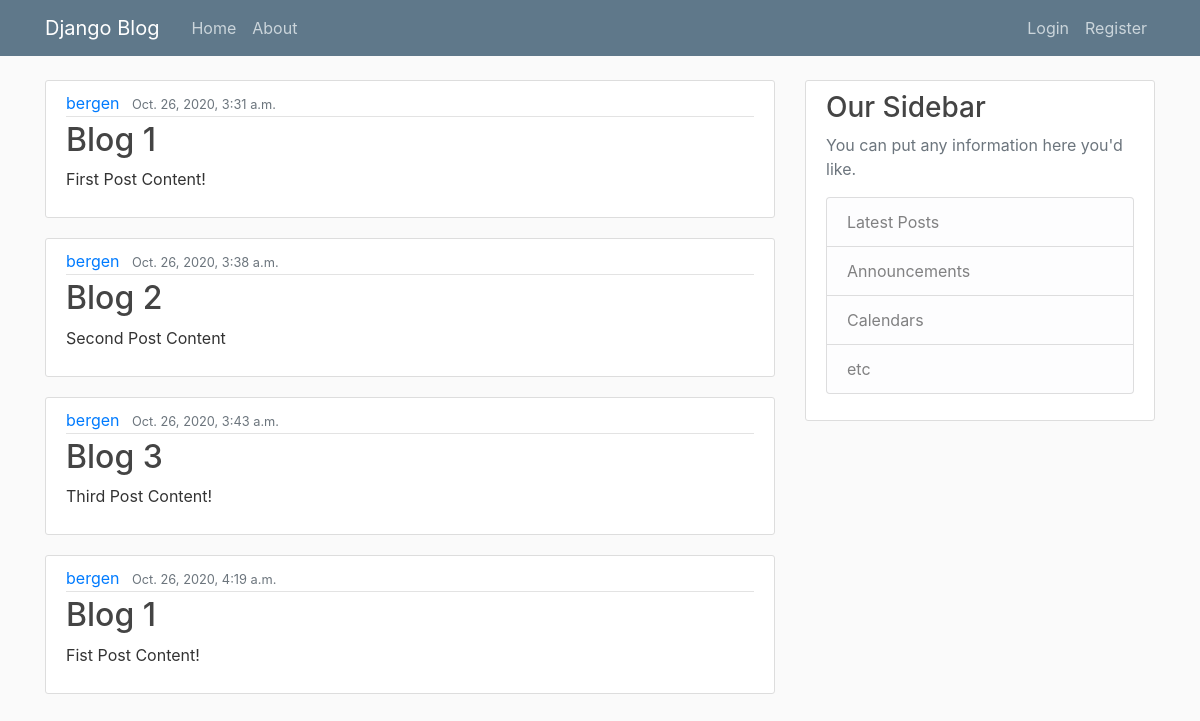
Before: / with the older database file.
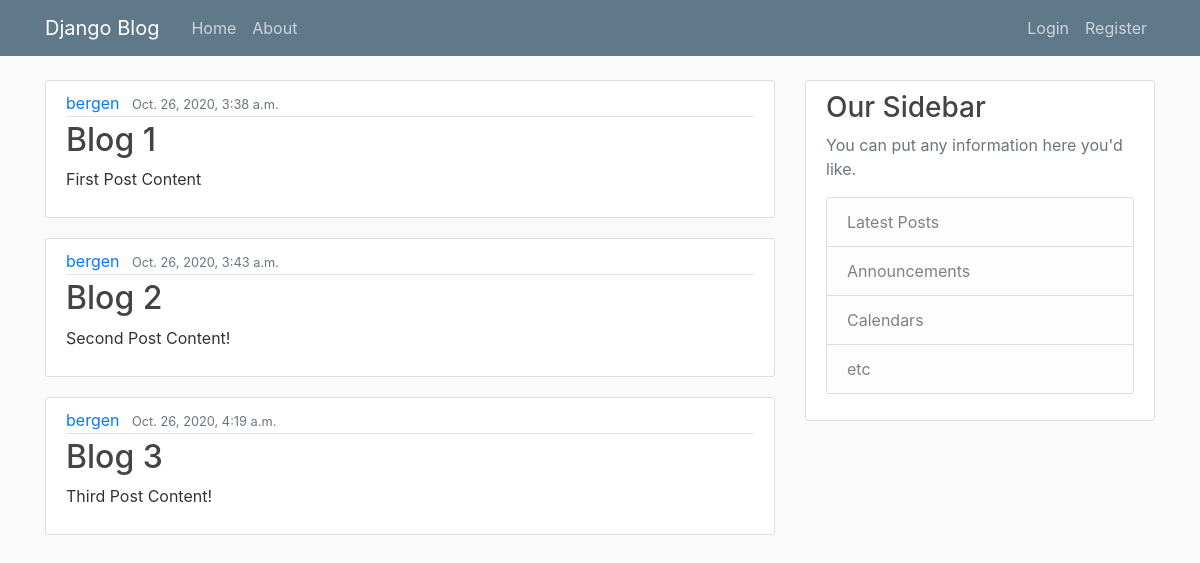
After: the same page with the newer database file.
### blog/models.py (models this page shows, shortened)
class Post(models.Model):
    title = models.CharField(max_length=100)
    content = models.TextField()
    date = models.DateTimeField(default=timezone.now)
    author = models.ForeignKey(User, on_delete=models.CASCADE)

### blog/views.py (the view)
# urls.py: path('', views.home, name='blog-home'),
def home(request):
    context = {
        "posts": Post.objects.all()
    }
    return render(request, "blog/home.html", context)

### blog/templates/blog/home.html
{% extends "blog/base.html" %} {% block content %} {% for post in posts %}
<article class="media content-section">
  <div class="media-body">
    <div class="article-metadata">
      <a class="mr-2" href="#">{{ post.author }}</a>
      <small class="text-muted">{{ post.date }}</small>
    </div>
    <h2><a class="article-title" href="#">{{ post.title }}</a></h2>
    <p class="article-content">{{ post.content }}</p>
  </div>
</article>
{% endfor %} {% endblock content %}

Changed rows visible on the page:
removed Post: author "bergen", date "Oct. 26, 2020, 3:31 a.m.", title "Blog 1", content "First Post Content!"
changed Post: title "Blog 2" → "Blog 1"; content "Second Post Content" → "First Post Content"
changed Post: title "Blog 3" → "Blog 2"; content "Third Post Content!" → "Second Post Content!"
changed Post: title "Blog 1" → "Blog 3"; content "Fist Post Content!" → "Third Post Content!"
